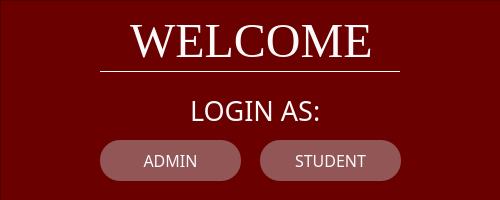
<?xml version="1.0" encoding="UTF-8"?>
<ui version="4.0">
 <class>LoginMain</class>
 <widget class="QMainWindow" name="LoginMain">
  <property name="windowModality">
   <enum>Qt::NonModal</enum>
  </property>
  <property name="geometry">
   <rect>
    <x>0</x>
    <y>0</y>
    <width>500</width>
    <height>200</height>
   </rect>
  </property>
  <property name="sizePolicy">
   <sizepolicy hsizetype="Expanding" vsizetype="Expanding">
    <horstretch>0</horstretch>
    <verstretch>0</verstretch>
   </sizepolicy>
  </property>
  <property name="minimumSize">
   <size>
    <width>500</width>
    <height>200</height>
   </size>
  </property>
  <property name="maximumSize">
   <size>
    <width>500</width>
    <height>200</height>
   </size>
  </property>
  <property name="contextMenuPolicy">
   <enum>Qt::DefaultContextMenu</enum>
  </property>
  <property name="windowTitle">
   <string>Login Page</string>
  </property>
  <property name="toolButtonStyle">
   <enum>Qt::ToolButtonIconOnly</enum>
  </property>
  <property name="dockNestingEnabled">
   <bool>false</bool>
  </property>
  <widget class="QWidget" name="centralwidget">
   <widget class="QFrame" name="mainFrame">
    <property name="geometry">
     <rect>
      <x>0</x>
      <y>0</y>
      <width>501</width>
      <height>201</height>
     </rect>
    </property>
    <property name="styleSheet">
     <string notr="true">QWidget#mainFrame {
	background-color: #6A0000;
}</string>
    </property>
    <property name="frameShape">
     <enum>QFrame::StyledPanel</enum>
    </property>
    <property name="frameShadow">
     <enum>QFrame::Raised</enum>
    </property>
    <widget class="QLabel" name="label">
     <property name="geometry">
      <rect>
       <x>130</x>
       <y>20</y>
       <width>241</width>
       <height>41</height>
      </rect>
     </property>
     <property name="font">
      <font>
       <family>Times New Roman</family>
       <pointsize>36</pointsize>
       <bold>false</bold>
      </font>
     </property>
     <property name="styleSheet">
      <string notr="true">color: #FBF9FA</string>
     </property>
     <property name="text">
      <string>WELCOME</string>
     </property>
    </widget>
    <widget class="QPushButton" name="adminButton">
     <property name="geometry">
      <rect>
       <x>100</x>
       <y>140</y>
       <width>141</width>
       <height>41</height>
      </rect>
     </property>
     <property name="font">
      <font>
       <family>Century Gothic</family>
       <pointsize>-1</pointsize>
      </font>
     </property>
     <property name="styleSheet">
      <string notr="true">QPushButton {
    background-color: #935656;
    border: none;
    color: #F8F9FC;
    padding: 10px 20px;
    border-radius: 20px;
    font-size: 16px;
}

QPushButton:hover {
    background-color: #DE3C3C;
	color: white;
}</string>
     </property>
     <property name="text">
      <string>ADMIN</string>
     </property>
     <property name="autoDefault">
      <bool>false</bool>
     </property>
     <property name="default">
      <bool>false</bool>
     </property>
     <property name="flat">
      <bool>false</bool>
     </property>
    </widget>
    <widget class="QPushButton" name="studentButton">
     <property name="geometry">
      <rect>
       <x>260</x>
       <y>140</y>
       <width>141</width>
       <height>41</height>
      </rect>
     </property>
     <property name="font">
      <font>
       <family>Century Gothic</family>
       <pointsize>-1</pointsize>
      </font>
     </property>
     <property name="styleSheet">
      <string notr="true">QPushButton {
    background-color: #935656;
    border: none;
    color: #F8F9FC;
    padding: 10px 20px;
    border-radius: 20px;
    font-size: 16px;
}

QPushButton:hover {
    background-color: #DE3C3C;
	color: white;
}</string>
     </property>
     <property name="text">
      <string>STUDENT</string>
     </property>
     <property name="default">
      <bool>false</bool>
     </property>
     <property name="flat">
      <bool>false</bool>
     </property>
    </widget>
    <widget class="QLabel" name="label_2">
     <property name="geometry">
      <rect>
       <x>190</x>
       <y>90</y>
       <width>131</width>
       <height>41</height>
      </rect>
     </property>
     <property name="font">
      <font>
       <family>Century Gothic</family>
       <pointsize>20</pointsize>
       <bold>false</bold>
      </font>
     </property>
     <property name="styleSheet">
      <string notr="true">color: #FBF9FA</string>
     </property>
     <property name="text">
      <string>LOGIN AS:</string>
     </property>
    </widget>
    <widget class="Line" name="line">
     <property name="geometry">
      <rect>
       <x>100</x>
       <y>70</y>
       <width>300</width>
       <height>3</height>
      </rect>
     </property>
     <property name="styleSheet">
      <string notr="true">color: #FBF9FA</string>
     </property>
     <property name="frameShadow">
      <enum>QFrame::Plain</enum>
     </property>
     <property name="orientation">
      <enum>Qt::Horizontal</enum>
     </property>
    </widget>
   </widget>
  </widget>
 </widget>
 <resources/>
 <connections/>
</ui>
